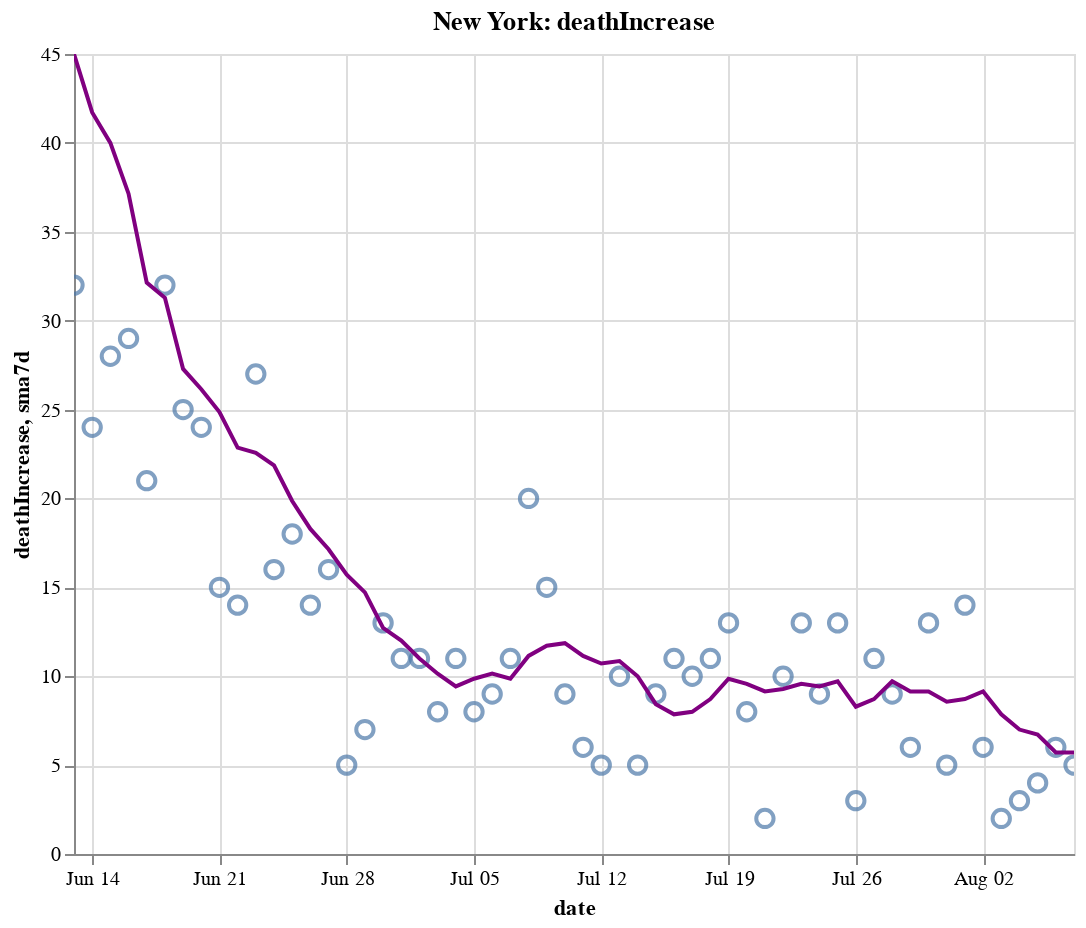

Notebook code cell kept with this figure:
### Code cell
create_plot(ny, 'deathIncrease')

### Figure 1 — Vega-Lite specification as saved in the notebook (floating-point values rounded to 4 significant figures)
{"config": {"view": {"continuousWidth": 400, "continuousHeight": 300}}, "layer": [{"layer": [{"mark": {"type": "point", "size": 75}, "encoding": {"tooltip": [{"type": "temporal", "field": "date"}, {"type": "quantitative", "field": "deathIncrease"}, {"type": "quantitative", "field": "sma7d"}], "x": {"type": "temporal", "field": "date"}, "y": {"type": "quantitative", "field": "deathIncrease"}}, "selection": {"selector012": {"type": "interval", "bind": "scales", "encodings": ["x", "y"]}}}, {"mark": {"type": "line", "color": "purple"}, "encoding": {"x": {"type": "temporal", "field": "date"}, "y": {"type": "quantitative", "field": "sma7d"}}}]}, {"mark": {"type": "rule", "color": "#aaa"}, "encoding": {"x": {"type": "temporal", "field": "date"}}, "transform": [{"filter": {"selection": "selector011"}}]}, {"mark": "circle", "encoding": {"opacity": {"condition": {"value": 1, "selection": "selector011"}, "value": 0}, "tooltip": [{"type": "temporal", "field": "date"}, {"type": "quantitative", "field": "deathIncrease"}, {"type": "quantitative", "field": "sma7d"}], "x": {"type": "temporal", "field": "date"}, "y": {"type": "quantitative", "field": "deathIncrease"}}, "selection": {"selector011": {"type": "single", "encodings": ["x"], "on": "mouseover", "nearest": true, "empty": "none"}}}, {"mark": {"type": "text", "align": "left", "dx": 5, "dy": -5, "stroke": "white", "strokeWidth": 2}, "encoding": {"text": {"type": "quantitative", "field": "deathIncrease"}, "tooltip": [{"type": "temporal", "field": "date"}, {"type": "quantitative", "field": "deathIncrease"}, {"type": "quantitative", "field": "sma7d"}], "x": {"type": "temporal", "field": "date"}, "y": {"type": "quantitative", "field": "deathIncrease"}}, "transform": [{"filter": {"selection": "selector011"}}]}, {"mark": {"type": "text", "align": "left", "dx": 5, "dy": -5}, "encoding": {"text": {"type": "quantitative", "field": "deathIncrease"}, "tooltip": [{"type": "temporal", "field": "date"}, {"type": "quantitative", "field": "deathIncrease"}, {"type": "quantitative", "field": "sma7d"}], "x": {"type": "temporal", "field": "date"}, "y": {"type": "quantitative", "field": "deathIncrease"}}, "transform": [{"filter": {"selection": "selector011"}}]}], "data": {"name": "data-7e61884940fb0f2caba40950075f3248"}, "height": 400, "title": "New York: deathIncrease", "width": 500, "$schema": "https://vega.github.io/schema/vega-lite/v4.8.1.json", "datasets": {"data-7e61884940fb0f2caba40950075f3248": [{"date": "2020-06-13T00:00:00", "totalTestResultsIncrease": 70840.0, "positiveIncrease": 916.0, "death": 24530.0, "deathIncrease": 32.0, "positiveRate": 0.013, "state": "New York", "sma7d": 45.0}, {"date": "2020-06-14T00:00:00", "totalTestResultsIncrease": 62360.0, "positiveIncrease": 694.0, "death": 24550.0, "deathIncrease": 24.0, "positiveRate": 0.011, "state": "New York", "sma7d": 41.71}, {"date": "2020-06-15T00:00:00", "totalTestResultsIncrease": 56610.0, "positiveIncrease": 620.0, "death": 24580.0, "deathIncrease": 28.0, "positiveRate": 0.011, "state": "New York", "sma7d": 40.0}, {"date": "2020-06-16T00:00:00", "totalTestResultsIncrease": 60570.0, "positiveIncrease": 631.0, "death": 24610.0, "deathIncrease": 29.0, "positiveRate": 0.01, "state": "New York", "sma7d": 37.14}, {"date": "2020-06-17T00:00:00", "totalTestResultsIncrease": 59340.0, "positiveIncrease": 567.0, "death": 24630.0, "deathIncrease": 21.0, "positiveRate": 0.01, "state": "New York", "sma7d": 32.14}, {"date": "2020-06-18T00:00:00", "totalTestResultsIncrease": 68540.0, "positiveIncrease": 618.0, "death": 24660.0, "deathIncrease": 32.0, "positiveRate": 0.009, "state": "New York", "sma7d": 31.29}, {"date": "2020-06-19T00:00:00", "totalTestResultsIncrease": 79300.0, "positiveIncrease": 796.0, "death": 24690.0, "deathIncrease": 25.0, "positiveRate": 0.01, "state": "New York", "sma7d": 27.29}, {"date": "2020-06-20T00:00:00", "totalTestResultsIncrease": 68830.0, "positiveIncrease": 716.0, "death": 24710.0, "deathIncrease": 24.0, "positiveRate": 0.01, "state": "New York", "sma7d": 26.14}, {"date": "2020-06-21T00:00:00", "totalTestResultsIncrease": 67530.0, "positiveIncrease": 664.0, "death": 24720.0, "deathIncrease": 15.0, "positiveRate": 0.01, "state": "New York", "sma7d": 24.86}, {"date": "2020-06-22T00:00:00", "totalTestResultsIncrease": 56780.0, "positiveIncrease": 552.0, "death": 24740.0, "deathIncrease": 14.0, "positiveRate": 0.01, "state": "New York", "sma7d": 22.86}, {"date": "2020-06-23T00:00:00", "totalTestResultsIncrease": 48710.0, "positiveIncrease": 597.0, "death": 24770.0, "deathIncrease": 27.0, "positiveRate": 0.012, "state": "New York", "sma7d": 22.57}, {"date": "2020-06-24T00:00:00", "totalTestResultsIncrease": 51140.0, "positiveIncrease": 581.0, "death": 24780.0, "deathIncrease": 16.0, "positiveRate": 0.011, "state": "New York", "sma7d": 21.86}, {"date": "2020-06-25T00:00:00", "totalTestResultsIncrease": 67640.0, "positiveIncrease": 749.0, "death": 24800.0, "deathIncrease": 18.0, "positiveRate": 0.011, "state": "New York", "sma7d": 19.86}, {"date": "2020-06-26T00:00:00", "totalTestResultsIncrease": 61720.0, "positiveIncrease": 805.0, "death": 24810.0, "deathIncrease": 14.0, "positiveRate": 0.013, "state": "New York", "sma7d": 18.29}, {"date": "2020-06-27T00:00:00", "totalTestResultsIncrease": 73260.0, "positiveIncrease": 703.0, "death": 24830.0, "deathIncrease": 16.0, "positiveRate": 0.01, "state": "New York", "sma7d": 17.14}, {"date": "2020-06-28T00:00:00", "totalTestResultsIncrease": 61910.0, "positiveIncrease": 616.0, "death": 24840.0, "deathIncrease": 5.0, "positiveRate": 0.01, "state": "New York", "sma7d": 15.71}, {"date": "2020-06-29T00:00:00", "totalTestResultsIncrease": 46430.0, "positiveIncrease": 391.0, "death": 24840.0, "deathIncrease": 7.0, "positiveRate": 0.008, "state": "New York", "sma7d": 14.71}, {"date": "2020-06-30T00:00:00", "totalTestResultsIncrease": 52020.0, "positiveIncrease": 524.0, "death": 24860.0, "deathIncrease": 13.0, "positiveRate": 0.01, "state": "New York", "sma7d": 12.71}, {"date": "2020-07-01T00:00:00", "totalTestResultsIncrease": 56710.0, "positiveIncrease": 625.0, "death": 24870.0, "deathIncrease": 11.0, "positiveRate": 0.011, "state": "New York", "sma7d": 12.0}, {"date": "2020-07-02T00:00:00", "totalTestResultsIncrease": 69940.0, "positiveIncrease": 875.0, "death": 24880.0, "deathIncrease": 11.0, "positiveRate": 0.013, "state": "New York", "sma7d": 11.0}, {"date": "2020-07-03T00:00:00", "totalTestResultsIncrease": 66390.0, "positiveIncrease": 918.0, "death": 24880.0, "deathIncrease": 8.0, "positiveRate": 0.014, "state": "New York", "sma7d": 10.14}, {"date": "2020-07-04T00:00:00", "totalTestResultsIncrease": 62400.0, "positiveIncrease": 726.0, "death": 24900.0, "deathIncrease": 11.0, "positiveRate": 0.012, "state": "New York", "sma7d": 9.429}, {"date": "2020-07-05T00:00:00", "totalTestResultsIncrease": 63420.0, "positiveIncrease": 533.0, "death": 24900.0, "deathIncrease": 8.0, "positiveRate": 0.008, "state": "New York", "sma7d": 9.857}, {"date": "2020-07-06T00:00:00", "totalTestResultsIncrease": 54330.0, "positiveIncrease": 518.0, "death": 24910.0, "deathIncrease": 9.0, "positiveRate": 0.01, "state": "New York", "sma7d": 10.14}, {"date": "2020-07-07T00:00:00", "totalTestResultsIncrease": 56740.0, "positiveIncrease": 588.0, "death": 24920.0, "deathIncrease": 11.0, "positiveRate": 0.01, "state": "New York", "sma7d": 9.857}, {"date": "2020-07-08T00:00:00", "totalTestResultsIncrease": 57580.0, "positiveIncrease": 692.0, "death": 24940.0, "deathIncrease": 20.0, "positiveRate": 0.012, "state": "New York", "sma7d": 11.14}, {"date": "2020-07-09T00:00:00", "totalTestResultsIncrease": 65560.0, "positiveIncrease": 584.0, "death": 24960.0, "deathIncrease": 15.0, "positiveRate": 0.009, "state": "New York", "sma7d": 11.71}, {"date": "2020-07-10T00:00:00", "totalTestResultsIncrease": 73560.0, "positiveIncrease": 786.0, "death": 24970.0, "deathIncrease": 9.0, "positiveRate": 0.011, "state": "New York", "sma7d": 11.86}, {"date": "2020-07-11T00:00:00", "totalTestResultsIncrease": 69200.0, "positiveIncrease": 730.0, "death": 24970.0, "deathIncrease": 6.0, "positiveRate": 0.011, "state": "New York", "sma7d": 11.14}, {"date": "2020-07-12T00:00:00", "totalTestResultsIncrease": 62420.0, "positiveIncrease": 677.0, "death": 24980.0, "deathIncrease": 5.0, "positiveRate": 0.011, "state": "New York", "sma7d": 10.71}, {"date": "2020-07-13T00:00:00", "totalTestResultsIncrease": 51690.0, "positiveIncrease": 557.0, "death": 24990.0, "deathIncrease": 10.0, "positiveRate": 0.011, "state": "New York", "sma7d": 10.86}, {"date": "2020-07-14T00:00:00", "totalTestResultsIncrease": 60040.0, "positiveIncrease": 912.0, "death": 24990.0, "deathIncrease": 5.0, "positiveRate": 0.015, "state": "New York", "sma7d": 10.0}, {"date": "2020-07-15T00:00:00", "totalTestResultsIncrease": 63600.0, "positiveIncrease": 831.0, "death": 25000.0, "deathIncrease": 9.0, "positiveRate": 0.013, "state": "New York", "sma7d": 8.429}, {"date": "2020-07-16T00:00:00", "totalTestResultsIncrease": 72680.0, "positiveIncrease": 769.0, "death": 25010.0, "deathIncrease": 11.0, "positiveRate": 0.011, "state": "New York", "sma7d": 7.857}, {"date": "2020-07-17T00:00:00", "totalTestResultsIncrease": 78240.0, "positiveIncrease": 776.0, "death": 25020.0, "deathIncrease": 10.0, "positiveRate": 0.01, "state": "New York", "sma7d": 8.0}, {"date": "2020-07-18T00:00:00", "totalTestResultsIncrease": 69820.0, "positiveIncrease": 754.0, "death": 25040.0, "deathIncrease": 11.0, "positiveRate": 0.011, "state": "New York", "sma7d": 8.714}, {"date": "2020-07-19T00:00:00", "totalTestResultsIncrease": 46200.0, "positiveIncrease": 502.0, "death": 25050.0, "deathIncrease": 13.0, "positiveRate": 0.011, "state": "New York", "sma7d": 9.857}, {"date": "2020-07-20T00:00:00", "totalTestResultsIncrease": 49340.0, "positiveIncrease": 519.0, "death": 25060.0, "deathIncrease": 8.0, "positiveRate": 0.011, "state": "New York", "sma7d": 9.571}, {"date": "2020-07-21T00:00:00", "totalTestResultsIncrease": 66170.0, "positiveIncrease": 855.0, "death": 25060.0, "deathIncrease": 2.0, "positiveRate": 0.013, "state": "New York", "sma7d": 9.143}, {"date": "2020-07-22T00:00:00", "totalTestResultsIncrease": 67660.0, "positiveIncrease": 705.0, "death": 25070.0, "deathIncrease": 10.0, "positiveRate": 0.01, "state": "New York", "sma7d": 9.286}, {"date": "2020-07-23T00:00:00", "totalTestResultsIncrease": 69700.0, "positiveIncrease": 811.0, "death": 25080.0, "deathIncrease": 13.0, "positiveRate": 0.012, "state": "New York", "sma7d": 9.571}, {"date": "2020-07-24T00:00:00", "totalTestResultsIncrease": 76510.0, "positiveIncrease": 753.0, "death": 25090.0, "deathIncrease": 9.0, "positiveRate": 0.01, "state": "New York", "sma7d": 9.429}, {"date": "2020-07-25T00:00:00", "totalTestResultsIncrease": 71470.0, "positiveIncrease": 750.0, "death": 25100.0, "deathIncrease": 13.0, "positiveRate": 0.01, "state": "New York", "sma7d": 9.714}, {"date": "2020-07-26T00:00:00", "totalTestResultsIncrease": 53570.0, "positiveIncrease": 536.0, "death": 25110.0, "deathIncrease": 3.0, "positiveRate": 0.01, "state": "New York", "sma7d": 8.286}, {"date": "2020-07-27T00:00:00", "totalTestResultsIncrease": 57270.0, "positiveIncrease": 608.0, "death": 25120.0, "deathIncrease": 11.0, "positiveRate": 0.011, "state": "New York", "sma7d": 8.714}, {"date": "2020-07-28T00:00:00", "totalTestResultsIncrease": 57400.0, "positiveIncrease": 534.0, "death": 25130.0, "deathIncrease": 9.0, "positiveRate": 0.009, "state": "New York", "sma7d": 9.714}, {"date": "2020-07-29T00:00:00", "totalTestResultsIncrease": 62280.0, "positiveIncrease": 715.0, "death": 25130.0, "deathIncrease": 6.0, "positiveRate": 0.011, "state": "New York", "sma7d": 9.143}, {"date": "2020-07-30T00:00:00", "totalTestResultsIncrease": 73550.0, "positiveIncrease": 777.0, "death": 25140.0, "deathIncrease": 13.0, "positiveRate": 0.011, "state": "New York", "sma7d": 9.143}, {"date": "2020-07-31T00:00:00", "totalTestResultsIncrease": 68870.0, "positiveIncrease": 644.0, "death": 25150.0, "deathIncrease": 5.0, "positiveRate": 0.009, "state": "New York", "sma7d": 8.571}, {"date": "2020-08-01T00:00:00", "totalTestResultsIncrease": 82740.0, "positiveIncrease": 753.0, "death": 25160.0, "deathIncrease": 14.0, "positiveRate": 0.009, "state": "New York", "sma7d": 8.714}, {"date": "2020-08-02T00:00:00", "totalTestResultsIncrease": 58960.0, "positiveIncrease": 531.0, "death": 25170.0, "deathIncrease": 6.0, "positiveRate": 0.009, "state": "New York", "sma7d": 9.143}, {"date": "2020-08-03T00:00:00", "totalTestResultsIncrease": 51840.0, "positiveIncrease": 545.0, "death": 25170.0, "deathIncrease": 2.0, "positiveRate": 0.011, "state": "New York", "sma7d": 7.857}, {"date": "2020-08-04T00:00:00", "totalTestResultsIncrease": 70990.0, "positiveIncrease": 746.0, "death": 25180.0, "deathIncrease": 3.0, "positiveRate": 0.011, "state": "New York", "sma7d": 7.0}, {"date": "2020-08-05T00:00:00", "totalTestResultsIncrease": 72670.0, "positiveIncrease": 636.0, "death": 25180.0, "deathIncrease": 4.0, "positiveRate": 0.009, "state": "New York", "sma7d": 6.714}, {"date": "2020-08-06T00:00:00", "totalTestResultsIncrease": 72370.0, "positiveIncrease": 703.0, "death": 25180.0, "deathIncrease": 6.0, "positiveRate": 0.01, "state": "New York", "sma7d": 5.714}, {"date": "2020-08-07T00:00:00", "totalTestResultsIncrease": 70170.0, "positiveIncrease": 714.0, "death": 25190.0, "deathIncrease": 5.0, "positiveRate": 0.01, "state": "New York", "sma7d": 5.714}]}}
